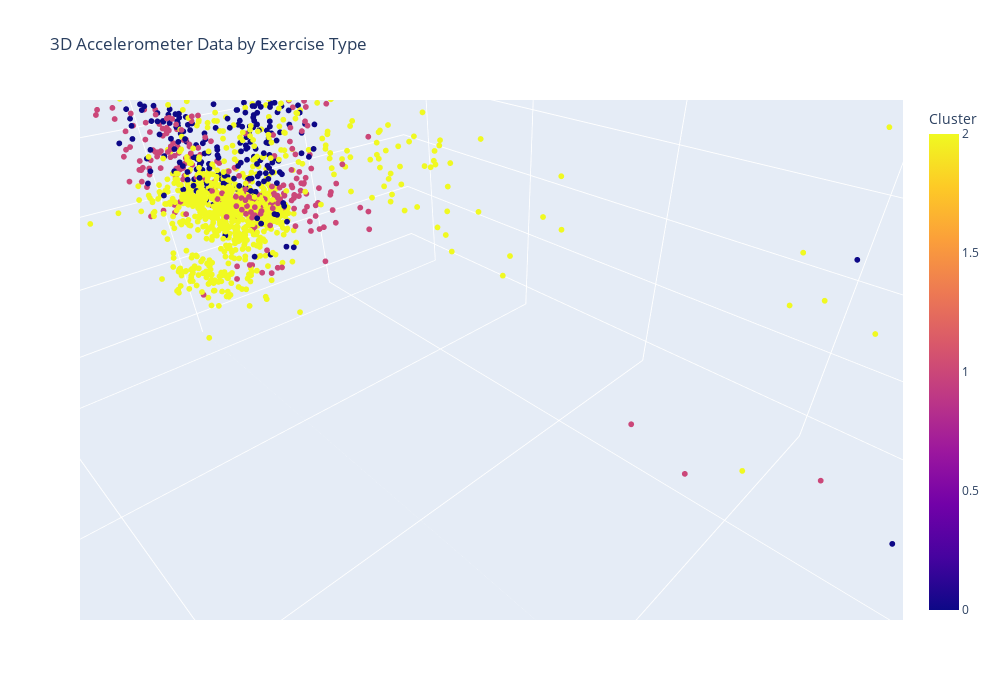

The notebook cell this image was saved under:
### Code cell
# Select features for clustering (excluding target column)
X = data[['Accelerometer_x', 'Accelerometer_y', 'Accelerometer_z', 
          'Gyroscope_x', 'Gyroscope_y', 'Gyroscope_z', 'Category']]

# Apply K-Means clustering
kmeans = KMeans(n_clusters=3, random_state=42)  # You can experiment with n_clusters
data['Cluster'] = kmeans.fit_predict(X)

# Visualize the clusters (for 2D features)
sns.scatterplot(data=data, x='Accelerometer_x', y='Accelerometer_y', hue='Cluster', palette='viridis')
plt.title('K-Means Clustering')
plt.show()

fig = px.scatter_3d(data, 
                    x='Accelerometer_x', 
                    y='Accelerometer_y', 
                    z='Accelerometer_z', 
                    color='Cluster',
                    title='3D Accelerometer Data by Exercise Type')
fig.update_traces(marker=dict(size=2))

fig.update_layout(
    width=1000,    # Set the width of the figure
    height=700,    # Set the height of the figure
)

fig.show()

### Figure 1 — Plotly figure (JSON) as saved in the notebook; plotly's stock layout.template omitted (floating-point values rounded to 4 significant figures; data arrays with more than 128 entries replaced by an {"elided": "..."} marker saying what was removed)
{"data": [{"hovertemplate": "Accelerometer_x=%{x}<br>Accelerometer_y=%{y}<br>Accelerometer_z=%{z}<br>Cluster=%{marker.color}<extra></extra>", "legendgroup": "", "marker": {"color": {"elided": "9009 int values"}, "coloraxis": "coloraxis", "size": 2, "symbol": "circle"}, "mode": "markers", "name": "", "scene": "scene", "showlegend": false, "type": "scatter3d", "x": {"elided": "9009 float values"}, "y": {"elided": "9009 float values"}, "z": {"elided": "9009 float values"}}], "layout": {"coloraxis": {"colorbar": {"title": {"text": "Cluster"}}, "colorscale": [[0, "#0d0887"], [0.1111, "#46039f"], [0.2222, "#7201a8"], [0.3333, "#9c179e"], [0.4444, "#bd3786"], [0.5556, "#d8576b"], [0.6667, "#ed7953"], [0.7778, "#fb9f3a"], [0.8889, "#fdca26"], [1, "#f0f921"]]}, "height": 700, "legend": {"tracegroupgap": 0}, "scene": {"aspectmode": "auto", "aspectratio": {"x": 0.999, "y": 1.382, "z": 0.724}, "camera": {"center": {"x": 0, "y": 0, "z": 0}, "eye": {"x": 0.1061, "y": 0.1061, "z": 0.1061}, "projection": {"type": "perspective"}, "up": {"x": 0, "y": 0, "z": 1}}, "domain": {"x": [0, 1], "y": [0, 1]}, "xaxis": {"title": {"text": "Accelerometer_x"}, "type": "linear"}, "yaxis": {"title": {"text": "Accelerometer_y"}, "type": "linear"}, "zaxis": {"title": {"text": "Accelerometer_z"}, "type": "linear"}}, "title": {"text": "3D Accelerometer Data by Exercise Type"}, "width": 1000}}
